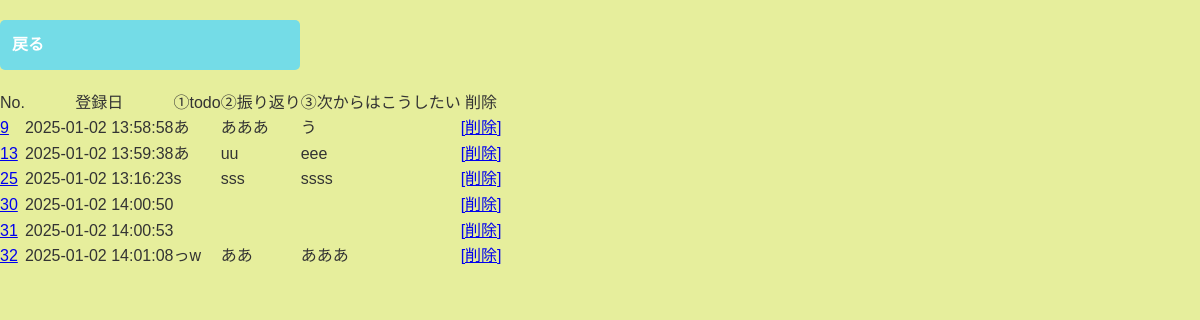
/php/select.php, run on the app's committed database.
### tables this page shows
CREATE TABLE `pomodoro` (
  `id` int(12) NOT NULL,
  `todo` text NOT NULL,
  `ref` text NOT NULL,
  `next` text NOT NULL,
  `date` datetime NOT NULL
);

### php/select.php (the view, shortened to what this page needs)
<?php
$pdo = db_conn();
$stmt = $pdo->prepare('SELECT * FROM pomodoro;');
$status = $stmt->execute();
$view = '';
if ($status === false) {
    $error = $stmt->errorInfo();
    exit('SQLError:' . print_r($error, true));
} else {
    while ($result = $stmt->fetch(PDO::FETCH_ASSOC)) {
        $view .= '<tr>';
        $view .= '<td>';
        $view .= '<a href="detail.php?id=' . $result['id'] .  '">' . $result['id'] . '</a>';
        $view .= '</td>';
        $view .= '<td> ' . $result['date'] . '</td><td>' . $result['todo'] . '</td><td>' . $result['ref'] . '</td><td>' . $result['next'] . '</td>';
        $view .= '<td>';
        $view .= '<a href="delete.php?id=' . $result['id'] .  '">';
        $view .= '[削除]';
        $view .= '</a>';
        $view .= '</td>';
        $view .= '</tr>';
    }
}
?>
<!DOCTYPE html>
<html lang="ja">
<head>
    <link rel="stylesheet" href="../css/reset.css">
    <link rel="stylesheet" href="../css/style.css">
</head>
<header>
    <a class="submit" href="../index.php">戻る</a>
</header>
<body>
    <div>
        <div class="container jumbotron">
            <table border="1">
                <thead>
                    <tr>
                        <th>No.</th>
                        <th>登録日</th>
                        <th>①todo</th>
                        <th>②振り返り</th>
                        <th>③次からはこうしたい</th>
                        <th>削除</th>
                    </tr>
                </thead>
                <tbody>
                    <?= $view ?>
                </tbody>
            </table>
        </div>
    </div>
</body>
</html>

### css/style.css (style rules this page uses)
* { margin: 0; padding: 0; box-sizing: border-box; }
html { font-size: 62.5%; }
body { font-family: 'Arial', 'Helvetica', sans-serif; font-size: 1.6rem; line-height: 1.6; color: #333; background-color: #e6ee9c; }
.submit { width: 100%; padding: 1.2rem; font-size: 1.6rem; display: inline-block; text-decoration: none; font-weight: bold; color: #fff; background-color: #74dce7; border: none; border-radius: 5px; cursor: pointer; margin-top: 2rem; transition: all 0.3s ease; }

### php/select.php (style rules this page uses)
.submit { max-width: 300px; margin-bottom: 20px; }

### data on the page
pomodoro: id "9", date "2025-01-02 13:58:58", todo "あ", ref "あああ", next "う", value "[削除]"
pomodoro: id "13", date "2025-01-02 13:59:38", todo "あ", ref "uu", next "eee", value "[削除]"
pomodoro: id "25", date "2025-01-02 13:16:23", todo "s", ref "sss", next "ssss", value "[削除]"
pomodoro: id "30", date "2025-01-02 14:00:50", value "[削除]"
pomodoro: id "31", date "2025-01-02 14:00:53", value "[削除]"
pomodoro: id "32", date "2025-01-02 14:01:08", todo "っw", ref "ああ", next "あああ", value "[削除]"
